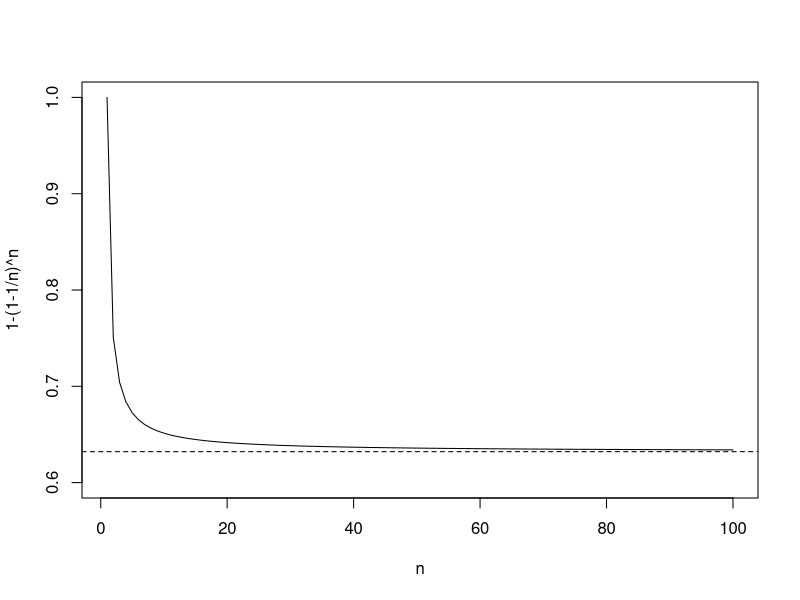
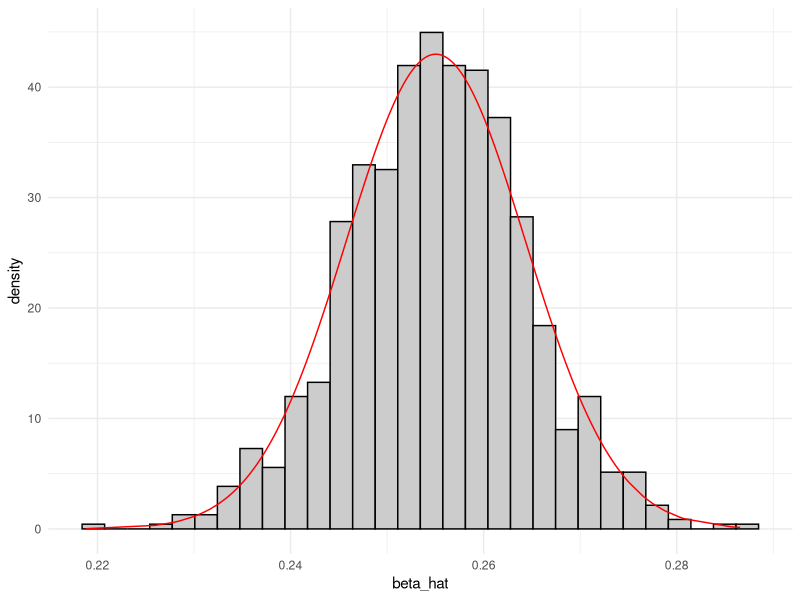

Reproduce these figures in R, in order.
## ---- chunk 1
library(knitr)
knitr::opts_chunk$set(echo = TRUE,tidy=TRUE,message=FALSE,warning=FALSE,strip.white=TRUE,prompt=FALSE,
                      cache=TRUE, size="scriptsize")
## ---- chunk 2
n=100
B=10000
j=1
res=rep(NA,B)
for (b in 1:B) res[b]=(sum(sample(1:n,replace=TRUE)==j)>0)
mean(res)
## ---- chunk 3
curve(1-(1-1/x)^x,1,100,ylim=c(0.6,1),xlab="n",ylab="1-(1-1/n)^n")
abline(h=1-1/exp(1),lty=2)
## ---- chunk 4
library(carData)
boot.fn = function(data, index){
  return(coef(lm(wages~., data = SLID, subset = index)))
}

beta_hat = c()
B = 1000
for(i in 1:B){
  beta_hat[i] = boot.fn(SLID, sample(nrow(SLID), nrow(SLID), replace = T))["age"]
}

## ---- chunk 5
library(ggplot2)
data = data.frame(beta_hat = beta_hat, norm_den = dnorm(beta_hat, mean(beta_hat), sd(beta_hat)))
ggplot(data)+
  geom_histogram(aes(x = beta_hat, y = ..density..),  fill = "grey80", color = "black") +
  geom_line(aes(x = beta_hat, y = norm_den), color = "red")+
  theme_minimal()
## ---- chunk 6
sd(beta_hat)
quantile(beta_hat, c(0.025, 0.975))
c(mean(beta_hat) - 1.96*sd(beta_hat), mean(beta_hat) + 1.96*sd(beta_hat))
## ---- chunk 7
SLID.lm = lm(wages ~ ., data = SLID)
confint(SLID.lm )
## ---- chunk 8
library(boot)
bo = boot(SLID, boot.fn, 1000)
bo
